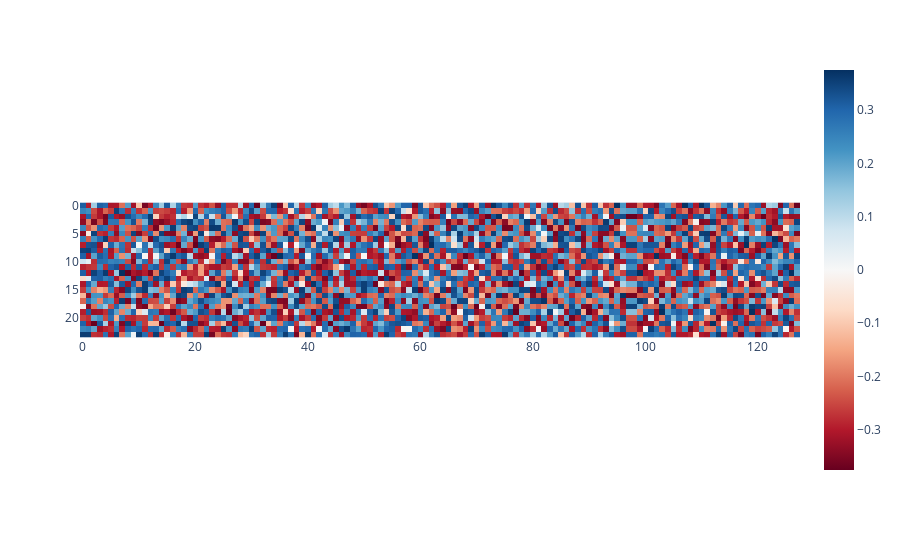
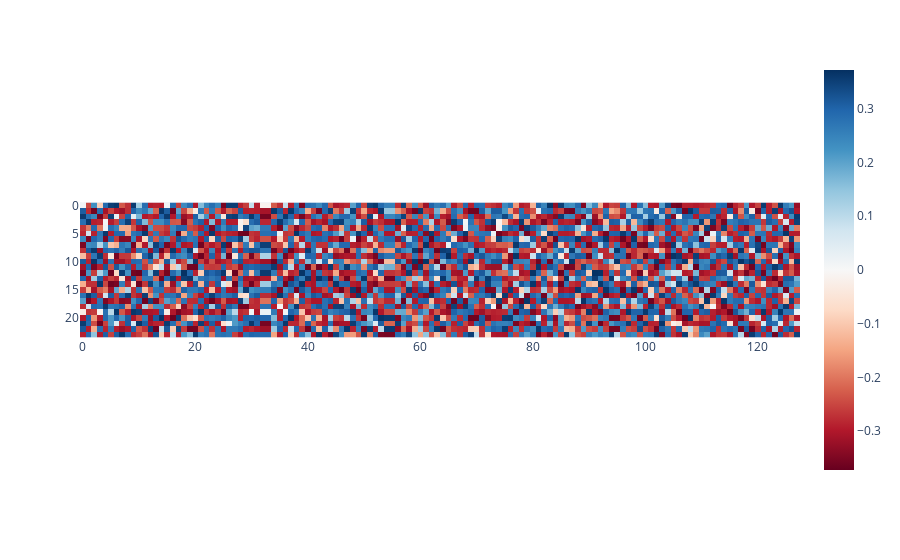
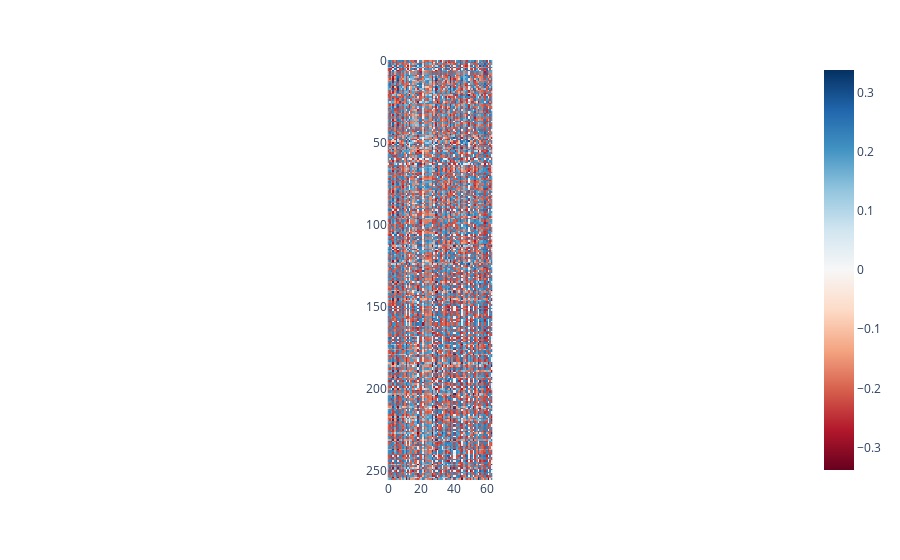
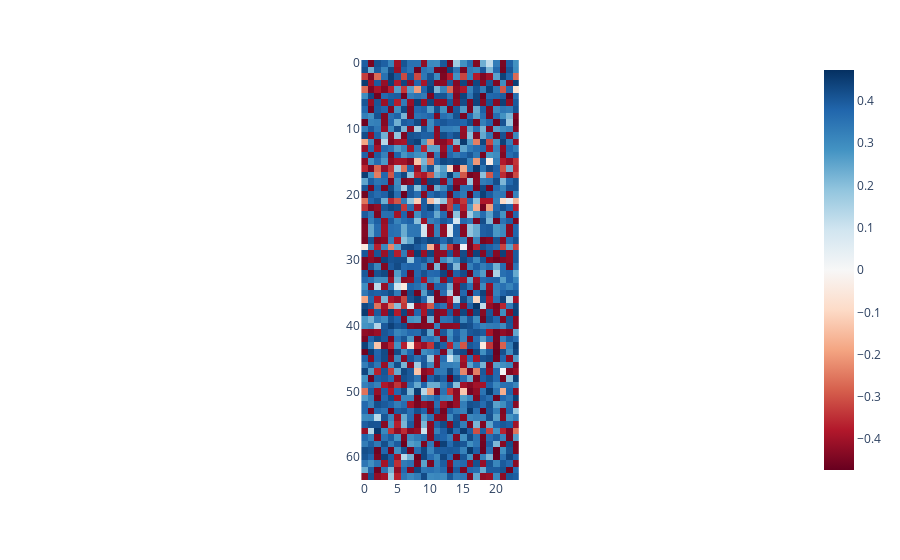

Source (notebook cell) for these figures, in order:
### Markdown cell above
## Visualise the Weights

### Code cell
imshow(model.W_x)
imshow(model.W_y)
imshow(model.W)
imshow(model.W_U)

### Figure 1 — Plotly figure (JSON) as saved in the notebook; plotly's stock layout.template omitted (floating-point values rounded to 4 significant figures; data arrays with more than 128 entries replaced by an {"elided": "..."} marker saying what was removed)
{"data": [{"coloraxis": "coloraxis", "hovertemplate": "x: %{x}<br>y: %{y}<br>color: %{z}<extra></extra>", "name": "0", "type": "heatmap", "xaxis": "x", "yaxis": "y", "z": {"elided": "24x128 float values"}}], "layout": {"coloraxis": {"cmid": 0, "colorscale": [[0, "rgb(103,0,31)"], [0.1, "rgb(178,24,43)"], [0.2, "rgb(214,96,77)"], [0.3, "rgb(244,165,130)"], [0.4, "rgb(253,219,199)"], [0.5, "rgb(247,247,247)"], [0.6, "rgb(209,229,240)"], [0.7, "rgb(146,197,222)"], [0.8, "rgb(67,147,195)"], [0.9, "rgb(33,102,172)"], [1, "rgb(5,48,97)"]]}, "margin": {"t": 60}, "xaxis": {"anchor": "y", "constrain": "domain", "domain": [0, 1], "scaleanchor": "y"}, "yaxis": {"anchor": "x", "autorange": "reversed", "constrain": "domain", "domain": [0, 1]}}}

### Figure 2 — Plotly figure (JSON) as saved in the notebook; plotly's stock layout.template omitted (floating-point values rounded to 4 significant figures; data arrays with more than 128 entries replaced by an {"elided": "..."} marker saying what was removed)
{"data": [{"coloraxis": "coloraxis", "hovertemplate": "x: %{x}<br>y: %{y}<br>color: %{z}<extra></extra>", "name": "0", "type": "heatmap", "xaxis": "x", "yaxis": "y", "z": {"elided": "24x128 float values"}}], "layout": {"coloraxis": {"cmid": 0, "colorscale": [[0, "rgb(103,0,31)"], [0.1, "rgb(178,24,43)"], [0.2, "rgb(214,96,77)"], [0.3, "rgb(244,165,130)"], [0.4, "rgb(253,219,199)"], [0.5, "rgb(247,247,247)"], [0.6, "rgb(209,229,240)"], [0.7, "rgb(146,197,222)"], [0.8, "rgb(67,147,195)"], [0.9, "rgb(33,102,172)"], [1, "rgb(5,48,97)"]]}, "margin": {"t": 60}, "xaxis": {"anchor": "y", "constrain": "domain", "domain": [0, 1], "scaleanchor": "y"}, "yaxis": {"anchor": "x", "autorange": "reversed", "constrain": "domain", "domain": [0, 1]}}}

### Figure 3 — Plotly figure (JSON) as saved in the notebook; plotly's stock layout.template omitted (floating-point values rounded to 4 significant figures; data arrays with more than 128 entries replaced by an {"elided": "..."} marker saying what was removed)
{"data": [{"coloraxis": "coloraxis", "hovertemplate": "x: %{x}<br>y: %{y}<br>color: %{z}<extra></extra>", "name": "0", "type": "heatmap", "xaxis": "x", "yaxis": "y", "z": {"elided": "256x64 float values"}}], "layout": {"coloraxis": {"cmid": 0, "colorscale": [[0, "rgb(103,0,31)"], [0.1, "rgb(178,24,43)"], [0.2, "rgb(214,96,77)"], [0.3, "rgb(244,165,130)"], [0.4, "rgb(253,219,199)"], [0.5, "rgb(247,247,247)"], [0.6, "rgb(209,229,240)"], [0.7, "rgb(146,197,222)"], [0.8, "rgb(67,147,195)"], [0.9, "rgb(33,102,172)"], [1, "rgb(5,48,97)"]]}, "margin": {"t": 60}, "xaxis": {"anchor": "y", "constrain": "domain", "domain": [0, 1], "scaleanchor": "y"}, "yaxis": {"anchor": "x", "autorange": "reversed", "constrain": "domain", "domain": [0, 1]}}}

### Figure 4 — Plotly figure (JSON) as saved in the notebook; plotly's stock layout.template omitted (floating-point values rounded to 4 significant figures; data arrays with more than 128 entries replaced by an {"elided": "..."} marker saying what was removed)
{"data": [{"coloraxis": "coloraxis", "hovertemplate": "x: %{x}<br>y: %{y}<br>color: %{z}<extra></extra>", "name": "0", "type": "heatmap", "xaxis": "x", "yaxis": "y", "z": {"elided": "64x24 float values"}}], "layout": {"coloraxis": {"cmid": 0, "colorscale": [[0, "rgb(103,0,31)"], [0.1, "rgb(178,24,43)"], [0.2, "rgb(214,96,77)"], [0.3, "rgb(244,165,130)"], [0.4, "rgb(253,219,199)"], [0.5, "rgb(247,247,247)"], [0.6, "rgb(209,229,240)"], [0.7, "rgb(146,197,222)"], [0.8, "rgb(67,147,195)"], [0.9, "rgb(33,102,172)"], [1, "rgb(5,48,97)"]]}, "margin": {"t": 60}, "xaxis": {"anchor": "y", "constrain": "domain", "domain": [0, 1], "scaleanchor": "y"}, "yaxis": {"anchor": "x", "autorange": "reversed", "constrain": "domain", "domain": [0, 1]}}}
